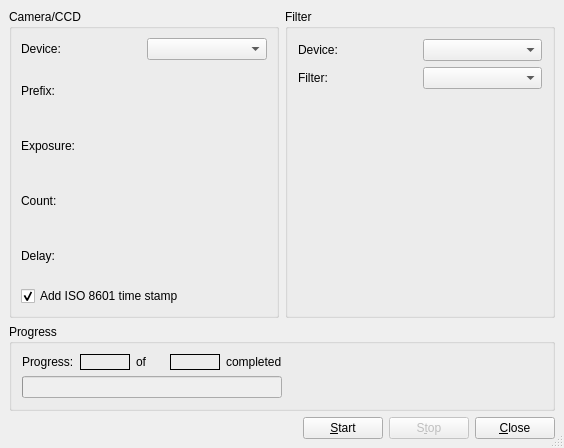
<ui version="4.0" >
 <author></author>
 <comment></comment>
 <exportmacro></exportmacro>
 <class>imgSequence</class>
 <widget class="QDialog" name="imgSequence" >
  <property name="geometry" >
   <rect>
    <x>0</x>
    <y>0</y>
    <width>564</width>
    <height>448</height>
   </rect>
  </property>
  <property name="windowTitle" >
   <string>Capture Image Sequence</string>
  </property>
  <property name="sizeGripEnabled" >
   <bool>true</bool>
  </property>
  <property name="modal" >
   <bool>false</bool>
  </property>
  <layout class="QGridLayout" >
   <property name="margin" >
    <number>9</number>
   </property>
   <property name="spacing" >
    <number>6</number>
   </property>
   <item row="2" column="0" colspan="2" >
    <layout class="QHBoxLayout" >
     <property name="margin" >
      <number>0</number>
     </property>
     <property name="spacing" >
      <number>6</number>
     </property>
     <item>
      <spacer>
       <property name="orientation" >
        <enum>Qt::Horizontal</enum>
       </property>
       <property name="sizeType" >
        <enum>QSizePolicy::Expanding</enum>
       </property>
       <property name="sizeHint" >
        <size>
         <width>270</width>
         <height>20</height>
        </size>
       </property>
      </spacer>
     </item>
     <item>
      <widget class="QPushButton" name="startB" >
       <property name="text" >
        <string>&amp;Start</string>
       </property>
       <property name="autoDefault" >
        <bool>true</bool>
       </property>
       <property name="default" >
        <bool>true</bool>
       </property>
      </widget>
     </item>
     <item>
      <widget class="QPushButton" name="stopB" >
       <property name="enabled" >
        <bool>false</bool>
       </property>
       <property name="text" >
        <string>S&amp;top</string>
       </property>
       <property name="autoDefault" >
        <bool>true</bool>
       </property>
       <property name="default" >
        <bool>true</bool>
       </property>
      </widget>
     </item>
     <item>
      <widget class="QPushButton" name="closeB" >
       <property name="text" >
        <string>&amp;Close</string>
       </property>
       <property name="autoDefault" >
        <bool>true</bool>
       </property>
      </widget>
     </item>
    </layout>
   </item>
   <item row="1" column="0" colspan="2" >
    <widget class="QGroupBox" name="progressGroup" >
     <property name="title" >
      <string>Progress</string>
     </property>
     <layout class="QHBoxLayout" >
      <property name="margin" >
       <number>10</number>
      </property>
      <property name="spacing" >
       <number>6</number>
      </property>
      <item>
       <layout class="QVBoxLayout" >
        <property name="margin" >
         <number>0</number>
        </property>
        <property name="spacing" >
         <number>6</number>
        </property>
        <item>
         <layout class="QHBoxLayout" >
          <property name="margin" >
           <number>0</number>
          </property>
          <property name="spacing" >
           <number>6</number>
          </property>
          <item>
           <widget class="QLabel" name="progressLabel" >
            <property name="text" >
             <string>Progress:</string>
            </property>
           </widget>
          </item>
          <item>
           <widget class="QLabel" name="currentImgCountOUT" >
            <property name="minimumSize" >
             <size>
              <width>50</width>
              <height>0</height>
             </size>
            </property>
            <property name="frameShape" >
             <enum>QFrame::Box</enum>
            </property>
            <property name="text" >
             <string/>
            </property>
           </widget>
          </item>
          <item>
           <widget class="QLabel" name="textLabel1_4_2_2" >
            <property name="text" >
             <string>of</string>
            </property>
           </widget>
          </item>
          <item>
           <widget class="QLabel" name="fullImgCountOUT" >
            <property name="minimumSize" >
             <size>
              <width>50</width>
              <height>0</height>
             </size>
            </property>
            <property name="frameShape" >
             <enum>QFrame::Box</enum>
            </property>
            <property name="text" >
             <string/>
            </property>
           </widget>
          </item>
          <item>
           <widget class="QLabel" name="completedLabel" >
            <property name="text" >
             <string>completed</string>
            </property>
           </widget>
          </item>
         </layout>
        </item>
        <item>
         <widget class="QProgressBar" name="imgProgress" >
          <property name="enabled" >
           <bool>false</bool>
          </property>
         </widget>
        </item>
       </layout>
      </item>
      <item>
       <spacer>
        <property name="orientation" >
         <enum>Qt::Horizontal</enum>
        </property>
        <property name="sizeType" >
         <enum>QSizePolicy::Expanding</enum>
        </property>
        <property name="sizeHint" >
         <size>
          <width>51</width>
          <height>20</height>
         </size>
        </property>
       </spacer>
      </item>
     </layout>
    </widget>
   </item>
   <item row="0" column="0" >
    <widget class="QGroupBox" name="setupGroup" >
     <property name="title" >
      <string>Camera/CCD</string>
     </property>
     <layout class="QVBoxLayout" >
      <property name="margin" >
       <number>9</number>
      </property>
      <property name="spacing" >
       <number>6</number>
      </property>
      <item>
       <layout class="QGridLayout" >
        <property name="margin" >
         <number>0</number>
        </property>
        <property name="spacing" >
         <number>6</number>
        </property>
        <item row="3" column="1" >
         <widget class="KIntNumInput" name="countIN" />
        </item>
        <item row="1" column="1" >
         <widget class="KLineEdit" name="prefixIN" />
        </item>
        <item row="2" column="0" >
         <widget class="QLabel" name="exposureLabel" >
          <property name="toolTip" >
           <string>Set the exposure time in seconds for individual images, if applicable</string>
          </property>
          <property name="whatsThis" >
           <string/>
          </property>
          <property name="text" >
           <string>Exposure:</string>
          </property>
         </widget>
        </item>
        <item row="4" column="1" >
         <widget class="KIntNumInput" name="delayIN" />
        </item>
        <item row="0" column="1" >
         <widget class="QComboBox" name="CCDCombo" />
        </item>
        <item row="3" column="0" >
         <widget class="QLabel" name="textLabel1_2" >
          <property name="toolTip" >
           <string>Number of images to capture</string>
          </property>
          <property name="whatsThis" >
           <string/>
          </property>
          <property name="text" >
           <string>Count:</string>
          </property>
         </widget>
        </item>
        <item row="0" column="0" >
         <widget class="QLabel" name="textLabel1_5" >
          <property name="toolTip" >
           <string/>
          </property>
          <property name="whatsThis" >
           <string/>
          </property>
          <property name="text" >
           <string>Device:</string>
          </property>
         </widget>
        </item>
        <item row="1" column="0" >
         <widget class="QLabel" name="textLabel1" >
          <property name="toolTip" >
           <string>Prefix to append to the beginning of file names</string>
          </property>
          <property name="whatsThis" >
           <string/>
          </property>
          <property name="text" >
           <string>Prefix:</string>
          </property>
         </widget>
        </item>
        <item row="4" column="0" >
         <widget class="QLabel" name="textLabel1_3" >
          <property name="toolTip" >
           <string>Delay in seconds between consecutive images</string>
          </property>
          <property name="whatsThis" >
           <string/>
          </property>
          <property name="text" >
           <string>Delay:</string>
          </property>
         </widget>
        </item>
        <item row="2" column="1" >
         <widget class="KDoubleNumInput" name="exposureIN" />
        </item>
       </layout>
      </item>
      <item>
       <widget class="QCheckBox" name="ISOCheck" >
        <property name="toolTip" >
         <string>Add time stamp to the file name</string>
        </property>
        <property name="text" >
         <string>Add ISO 8601 time stamp</string>
        </property>
        <property name="checked" >
         <bool>true</bool>
        </property>
       </widget>
      </item>
     </layout>
    </widget>
   </item>
   <item row="0" column="1" >
    <widget class="QGroupBox" name="setupGroup_2" >
     <property name="title" >
      <string>Filter</string>
     </property>
     <layout class="QGridLayout" >
      <property name="margin" >
       <number>10</number>
      </property>
      <property name="spacing" >
       <number>6</number>
      </property>
      <item rowspan="2" row="0" column="0" >
       <layout class="QVBoxLayout" >
        <property name="margin" >
         <number>0</number>
        </property>
        <property name="spacing" >
         <number>6</number>
        </property>
        <item>
         <widget class="QLabel" name="textLabel1_5_2" >
          <property name="toolTip" >
           <string/>
          </property>
          <property name="whatsThis" >
           <string/>
          </property>
          <property name="text" >
           <string>Device:</string>
          </property>
         </widget>
        </item>
        <item>
         <widget class="QLabel" name="textLabel1_2_2" >
          <property name="toolTip" >
           <string>Number of images to capture</string>
          </property>
          <property name="whatsThis" >
           <string/>
          </property>
          <property name="text" >
           <string>Filter:</string>
          </property>
         </widget>
        </item>
       </layout>
      </item>
      <item row="1" column="1" >
       <widget class="QComboBox" name="filterPosCombo" />
      </item>
      <item row="0" column="1" >
       <widget class="QComboBox" name="filterCombo" />
      </item>
      <item row="2" column="0" colspan="2" >
       <spacer>
        <property name="orientation" >
         <enum>Qt::Vertical</enum>
        </property>
        <property name="sizeType" >
         <enum>QSizePolicy::Expanding</enum>
        </property>
        <property name="sizeHint" >
         <size>
          <width>21</width>
          <height>81</height>
         </size>
        </property>
       </spacer>
      </item>
     </layout>
    </widget>
   </item>
  </layout>
 </widget>
 <layoutdefault spacing="6" margin="11" />
 <pixmapfunction>qPixmapFromMimeSource</pixmapfunction>
 <customwidgets>
  <customwidget>
   <class>KLineEdit</class>
   <extends></extends>
   <header>klineedit.h</header>
   <container>0</container>
   <pixmap></pixmap>
  </customwidget>
  <customwidget>
   <class>KIntNumInput</class>
   <extends></extends>
   <header>knuminput.h</header>
   <container>0</container>
   <pixmap></pixmap>
  </customwidget>
  <customwidget>
   <class>KDoubleNumInput</class>
   <extends></extends>
   <header>knuminput.h</header>
   <container>0</container>
   <pixmap></pixmap>
  </customwidget>
 </customwidgets>
 <tabstops>
  <tabstop>CCDCombo</tabstop>
  <tabstop>prefixIN</tabstop>
  <tabstop>countIN</tabstop>
  <tabstop>delayIN</tabstop>
  <tabstop>ISOCheck</tabstop>
  <tabstop>startB</tabstop>
  <tabstop>stopB</tabstop>
  <tabstop>closeB</tabstop>
 </tabstops>
 <resources/>
 <connections/>
</ui>
